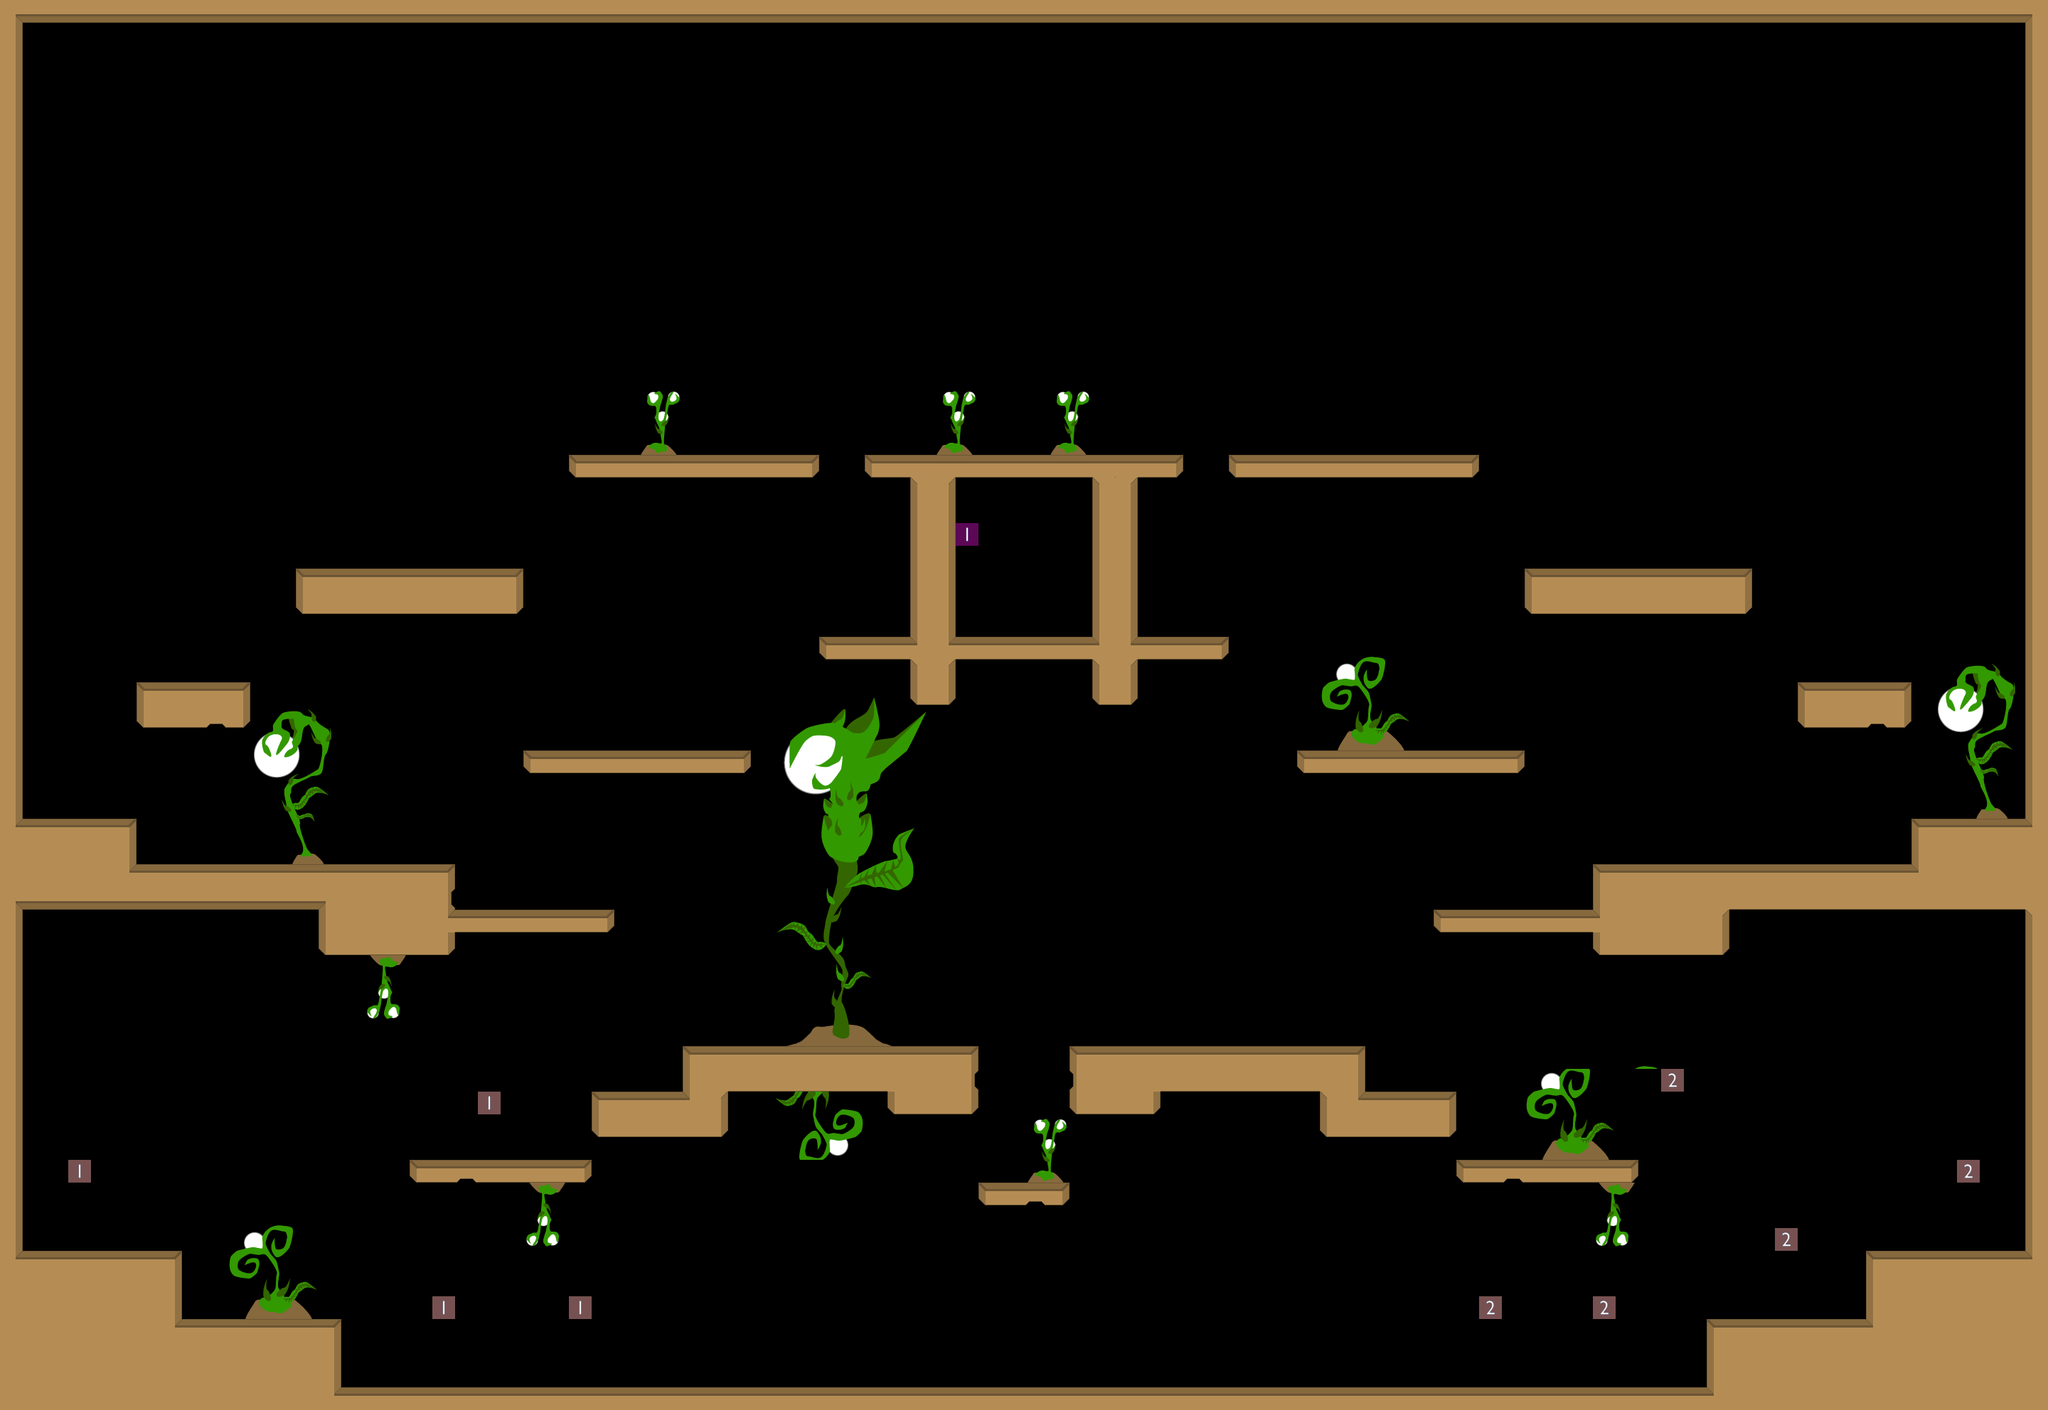

A 2D game scene composited from a Tiled map and its tileset images. What follows is a short description and the map's XML, with each tile layer's data collapsed to a summary:
An orthogonal 90x62 tile map with 32x32 px tiles, 4 tile layers (Background, Kachelebene 1, Foreground, Logic), 4 tilesets.

<map version="1.0" orientation="orthogonal" width="90" height="62" tilewidth="32" tileheight="32">
 <tileset firstgid="1" name="elemente_level_compact" tilewidth="32" tileheight="32">
  <image source="elemente_level_compact.png" />
 </tileset>
 <tileset firstgid="73" name="elemente_level_compact2" tilewidth="32" tileheight="32">
  <image source="elemente_level_compact2.png" />
 </tileset>
 <tileset firstgid="362" name="numbers" tilewidth="32" tileheight="32">
  <image source="numbers.png" />
 </tileset>
 <tileset firstgid="490" name="elemente_level_compact4" tilewidth="32" tileheight="32">
  <image source="./elemente_level_compact4.png" />
 </tileset>
 <layer name="Background" width="90" height="62">
  <data>[5580 cells, 195 non-empty, 157 distinct tile ids]</data>
 </layer>
 <layer name="Kachelebene 1" width="90" height="62">
  <data>[5580 cells, 838 non-empty, 49 distinct tile ids]</data>
 </layer>
 <layer name="Foreground" width="90" height="62">
  <data>[5580 cells, 88 non-empty, 54 distinct tile ids]</data>
 </layer>
 <layer name="Logic" width="90" height="62">
  <data>[5580 cells, 27 non-empty, 7 distinct tile ids]</data>
 </layer>
</map>
